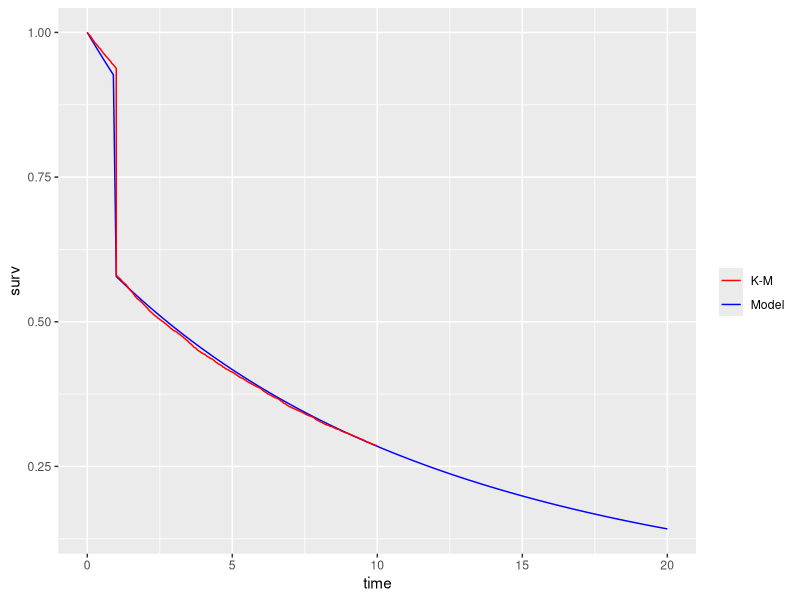

The R script that drew this image:
library(survival)
library(ggplot2)

#Data simulation

N = 10000;
r = 2;
alpha = 20;
p = 0.35;
#censoring point (uniform for all subjects)
C=10;

#Inverse-CDF method to simulate from Lomax distribution with uniform censoring
rlomax_cen <- function(N, r, alpha, C) {
  
  f = runif(N);
  
  X = -alpha*( -1 + (1-f)**(1/r))*(1-f)**(-1/r) ; 
  
  X[which(X>=C)]=C;
  
  return ( X );
  
}

D = rbinom(N, 1, p);
t = (D==1)+(D==0)*rlomax_cen(N,r,alpha,C);

#Make a data frame for Kaplan-Meier
for_km <- data.frame( time = t,
                      status = (t<C) ) ;

#from Kaplan-Meier dataframe - can be modified for user's dataframe
t_uncen<-for_km$t[which(for_km$t<C)];
t_cen<-for_km$t[which(for_km$t>=C)];

#Create a logsumexp function to avoid computation error
logsumexp <- function (a,b) {
  
  c = pmax(a,b);
  return (c + log(exp(a-c)+exp(b-c))) ;
  
}

###Lomax + 1-inflated likelihood function
lomax_1f <- function(par,uncen,cen) {
  
  r=par[1];
  alpha=par[2]
  p=par[3];
  
  I0=which(uncen<=1);
  I1=which(uncen>1);
  
  #if uncen > 1  
  LL1=log(1-p)+log(r)-log(alpha)+(r+1)*log(alpha/(alpha+uncen[I1]));
  
  #if uncen <= 1  
  LL2=logsumexp(rep(log(p),length(I0)),
                log(1-p)+log(r)-log(alpha)+(r+1)*log(alpha/(alpha+uncen[I0])));
  
  #if cen  
  LL_cen = r*log(alpha/(alpha+cen)) + log(1-p);
  
  return (-sum(LL1)-sum(LL2)-sum(LL_cen));
}


solution=optim(par=c(1,1,.5),fn=lomax_1f,
               uncen=t_uncen, cen=t_cen,
               method="L-BFGS-B",
               lower=c(1e-5,1e-5,1e-5), upper=c(Inf,Inf,.999))


###Lomax + 1-inflated survival function
lomax1f_surv <- function(par,t) {
  
  r=par[1];
  alpha=par[2];
  p=par[3];
  
  cdf=t;
  surv=t;
  
  for (i in (1:length(t)) ) {
    
    if (t[i]>=1) {
      cdf[i] = 1-(1-p)*(alpha/(alpha+t[i]))^r;
      surv[i] = 1 - cdf[i];
    }
    else {
      cdf[i] = 1-(alpha/(alpha+t[i]))^r;
      surv[i] = 1-cdf[i];
    }
  }
  
  return ( data.frame(time=t,
                      surv=surv) );
  
}

lomax1f_df<-lomax1f_surv(solution$par,c(seq(0, 20, by = .1)))

#Kaplan-Meier curve
fit.km = survfit( Surv(for_km$time, for_km$status) ~ 1, conf.int=F)
km_df <- data.frame(fit.km$time,fit.km$surv)

#Plot them side by side
ggplot() + 
  geom_line(data = lomax1f_df, aes( x=time, y=surv, color = "Model")) +
  geom_line(data = km_df, aes( x=fit.km.time, y=fit.km.surv, color = "K-M")) + 
  scale_color_manual(name = "", 
                     values = c("Model"="blue", "K-M" = "red"))
